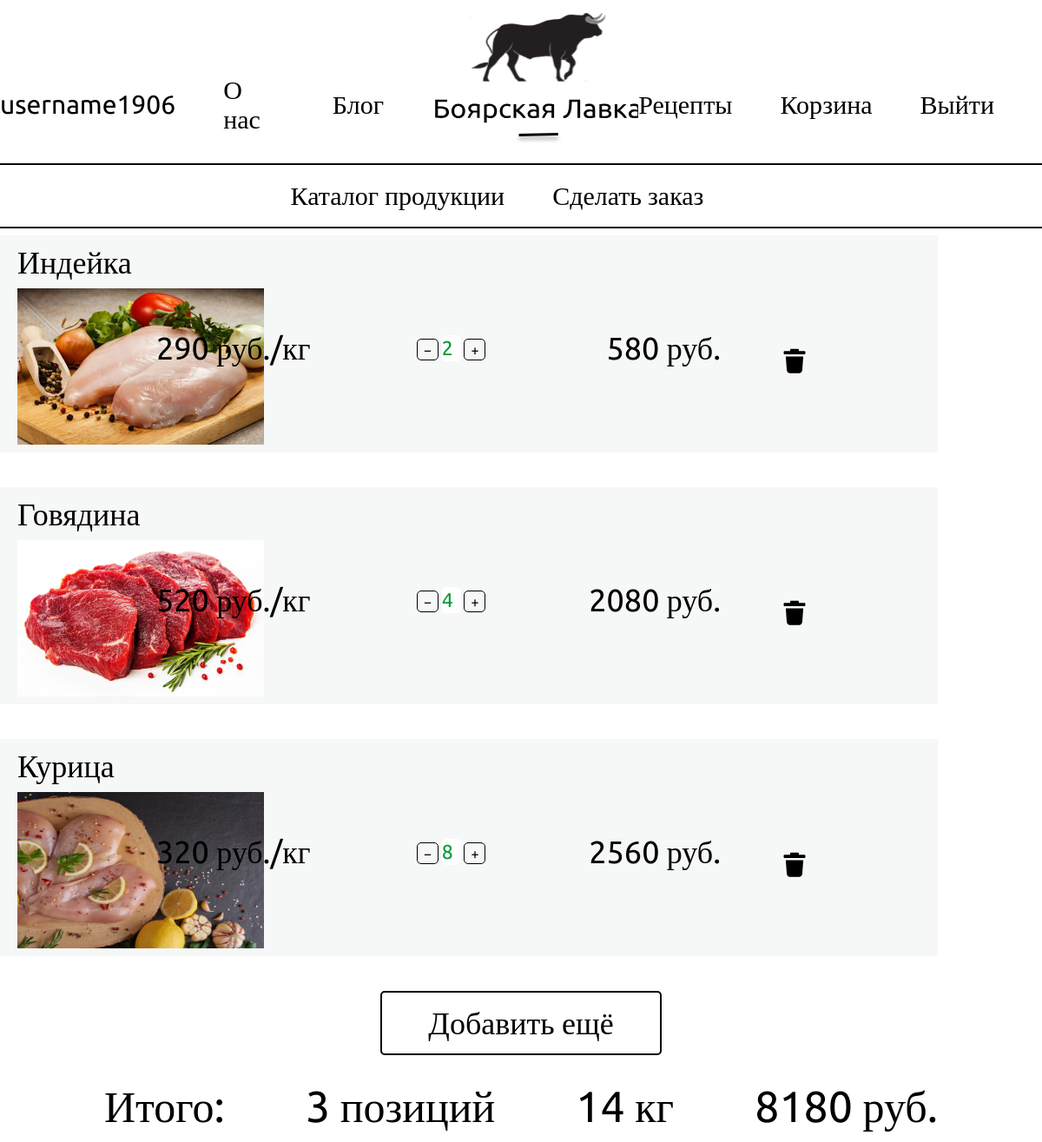
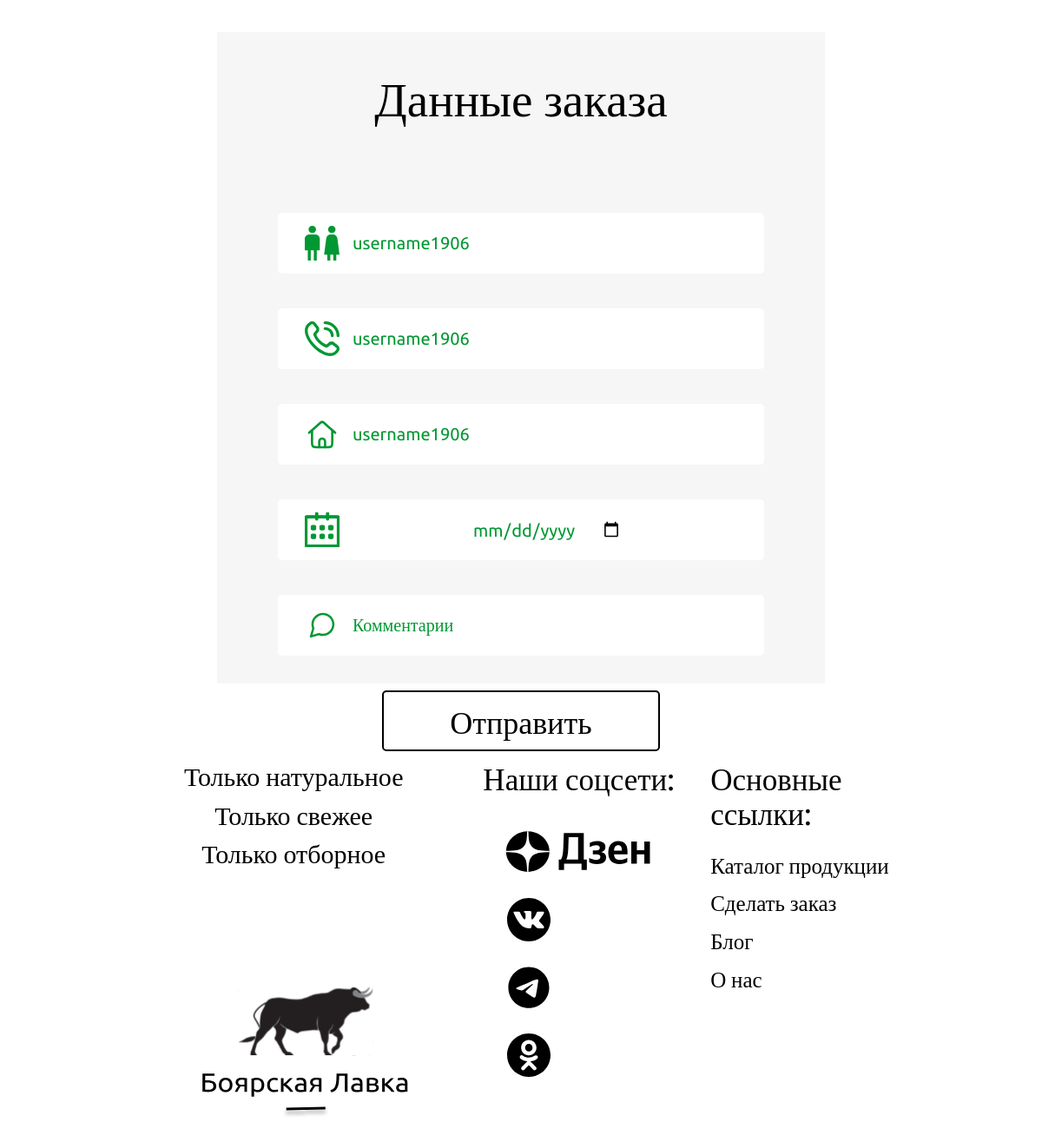
Screenshot of /order_create (signed in) with the database file from the repository (2 pictures, top to bottom).
### butcher_shop_app/models.py (models this page shows)
class GoodsInShoppingCart(models.Model):
    user = models.ForeignKey(User, on_delete=models.CASCADE)
    product = models.ForeignKey(Product, on_delete=models.CASCADE)
    count = models.PositiveIntegerField(default=0, null=True)
    def cost(self):
        return self.product.cost
    def total_cost(self):
        if self.count:
            return self.product.cost * self.count
        return None

class Product(models.Model):
    name = models.CharField(max_length=200)
    cost = models.PositiveIntegerField()
    category_name = models.ManyToManyField(ProductCategories, default="Вне категорий")
    preview = RichTextField(default="Без описания", max_length=500)
    description = RichTextField(default="Без описания")
    image = models.ImageField(upload_to='img', default="img/1.png")
    def __str__(self):
        return self.name

class UserAdditionalInfo(models.Model):
    user = models.OneToOneField(User, on_delete=models.CASCADE, primary_key=True)
    phone_number = models.CharField(max_length=12, default="")
    address = models.CharField(max_length=250, default="")

### butcher_shop_app/views.py (the view, shortened to what this page needs)
# urls.py: path("order_create", order_create_view, name="order_create"),
def order_create_view(request):
    context = {}
    context.update(get_cart_sum_count_kgs(request))
    form = init_order_form(request)
    if context["product_count"]:
        context["form"] = form
    else:
        context["add_product_in_cart"] = "Для заказа, добавьте товары в корзину, пожалуйста"
    context.update(cart_logic(request))
    return render(request, "butcher_shop_app/order_create.html", context)

### butcher_shop_app/forms.py
class OrderForm(forms.ModelForm):
    name = forms.CharField(widget=forms.TextInput(
        attrs={'class': 'login_input reg_name_input', 'placeholder': 'Имя получателя'}))
    phone_number = forms.CharField(widget=forms.TextInput(
        attrs={'class': 'login_input reg_phone_input', 'placeholder': 'Введите телефон для связи'}))
    address = forms.CharField(required=False, max_length=250, widget=forms.TextInput(
        attrs={"class": "login_input address_input", "placeholder": "Адресс доставки"}))
    delivery_date = forms.DateTimeField(label="Дата доставки", widget=MyDateInput(
        attrs={"class": "login_input order_data_input", }))
    comment = forms.CharField(max_length=250, widget=forms.TextInput(
        attrs={"class": "login_input order_comment_input", "placeholder": "Комментарии"}))
    class Meta:
        model = Order
        fields = ("phone_number", "address", "delivery_date", "comment")

### butcher_shop_app/views.py (called while the page is built, shortened)
def cart_logic(request):
    context = {}
    if request.method == "POST":
        form_type = request.POST.get("form_type")
        if form_type == 'del_good':
            del_good(request)
    if request.user.is_authenticated:
        user_cart = GoodsInShoppingCart.objects.filter(user=request.user)
        context["cart"] = user_cart
        context["count_goods_in_cart"] = len(user_cart)
    else:
        shopping_cart_eq = request.session.get('shopping_cart', [])
        count_goods_in_cart = len(shopping_cart_eq)
        context["cart"] = shopping_cart_eq
        context["count_goods_in_cart"] = count_goods_in_cart
    context.update(get_cart_sum_count_kgs(request))
    return context

def get_cart_sum_count_kgs(request):
    cart_info = {}
    products_count_kg = 0
    total_cost = 0
    count = 0
    if request.user.is_authenticated:
        cart = GoodsInShoppingCart.objects.filter(user=request.user)
        for product in cart:
            count += 1
            products_count_kg += product.count
            total_cost += products_count_kg * product.product.cost
    cart_info["products_count_kg"] = products_count_kg
    cart_info["total_cost"] = total_cost
    cart_info["product_count"] = count
    return cart_info

### butcher_shop_app/templates/butcher_shop_app/order_create.html (shortened to what this page needs)
{% extends 'butcher_shop_app/base.html' %}
{% block content %}
{% if order_send_status %}
<h1>Заказ успешно отправлен, когда мы его получим, мы свяжемся с вами</h1>
<a class="standart__button" href="{% url 'index' %}">Главная страница</a>
{%else %}
{% include "butcher_shop_app/cart_base.html" %}
{% if add_product_in_cart%}
{% else %}
<div class="reg_div order_div">
    <div class="login_header">Данные заказа</div>
    <form method="post">
        <div class="base_input login_input">
            {{form.name}}
        </div>
        <div class="base_input login_input">
            {{form.phone_number}}
        </div>
        <div class="base_input login_input">
            {{form.address}}
        </div>
        <div class="base_input login_input">
            {{form.delivery_date}}
        </div>
        <div class="base_input login_input">
            {{form.comment}}
        </div>
        <button type="submit" class="standart__button">
            Отправить
        </button>
    </form>
</div>
{% endif %}
{% endif %}
{% endblock %}

### butcher_shop_app/templates/butcher_shop_app/base.html (shortened to what this page needs)
<!DOCTYPE html>
<html>
<head>
    {% load static %}
    <link href="{% static 'butcher_shop_app/css/style.css' %}" rel="stylesheet" type="text/css"/>
    <link href="{% static 'butcher_shop_app/css/normalize.min.css' %}" rel="stylesheet" type="text/css"/>
</head>
<header>
    <nav class="header__nav">
        {% if request.user.is_authenticated == False %}
        <a href="{% url 'registrations' %}">Регистрация</a>
        {% else %}
        <a href="{% url 'lk' %}">{{request.user}}</a>
        {% endif %}
        <a href="#">О нас</a>
        <a href="{% url 'blog_list' %}">Блог</a>
        <a class="logo" href="{% url 'index' %}"></a>
        <a href="{% url 'receipts' %}">Рецепты</a>
        <a href="{% url 'shopping_cart' %}">Корзина</a>
        {% if request.user.is_authenticated == False %}
        <a href="{% url 'login'%}">Войти</a>
        {% else %}
        <a href="{% url 'logout'%}">Выйти</a>
        {% endif %}
    </nav>
    <hr class="header__line"/>
    <nav class="header__nav">
        <a class="second__nav__a" href="{% url 'product_list' %}">Каталог продукции</a>
        <a class="second__nav__a" href="{% url 'order_create' %}">Сделать заказ</a>
    </nav>
    <hr class="header__line"/>
</header>
<body>
{% block content %}
{%endblock%}
</body>
<footer>
  <div class="logo_block">
    <div class="logo__links">
      <p>Только натуральное</p>
      <p>Только свежее</p>
      <p>Только отборное</p>
    </div>
    <div class="footer__logo"></div>
  </div>
  <div class="soc_block">
    <div class="soc__header">Наши соцсети:</div>
    <div class="dzen"></div>
    <div class="vk"></div>
    <div class="telega"></div>
    <div class="ok"></div>
  </div>
  <div class="link_block">
    <div class="link__header">Основные ссылки:</div>
    <a class="link_block__link" href="{% url 'product_list' %}">Каталог продукции</a>
    <a class="link_block__link" href="{% url 'order_create' %}">Сделать заказ</a>
    <a class="link_block__link" href="{% url 'blog_list' %}">Блог</a>
    <a class="link_block__link">О нас</a>
  </div>
</footer>
</html>

### butcher_shop_app/templates/butcher_shop_app/cart_base.html (shortened to what this page needs)
{% load static %}
<div class="shopping_cart">
    {% for product in cart %}
    <div class="product__card blog_cart cart_card">
        <div class="image_title_block">
            <span class="product__card__title shopping_cart_title">{{product.product}}</span>
            <img class="product__card__img shopping_cart_img" src="{{product.product.image.url}}">
        </div>
        <div class="shopping_cart_centr_info">
            <div class="flex_container">
                <p class="product__card__cost shopping_cart_cost"><span
                        id="product_cost{{product.id}}">{{product.cost}}</span> руб./кг</p>
                <div class="shopping_cart_count_div">
                    <button class="product__card_change_btn shopping_cart_cange_btn" name="-"
                            id="change_btn_minus{{product.id}}">&#8722;
                    </button>
                    <form method="post" style="display: inline;">
                        <input class="product__card__count__input shopping_cart_input" id="input_{{product.id}}"
                               name="count"
                               type="number" min="1"
                               value="{{product.count}}">
                    </form>
                    <button class="product__card_change_btn shopping_cart_cange_btn" id="change_btn_plus{{product.id}}"
                            name="+">
                        &#43;
                    </button>
                </div>
                <p class="cart_sum"><span id="cart_sum{{product.id}}">{{product.total_cost}}</span> руб.</p>
                <form method="post">
                    <input class="trash_icon" type="image" src="{% static 'butcher_shop_app/img/trash.svg' %}"
                           alt="Submit">
                </form>
            </div>
        </div>
    </div>
</div>
{% endfor %}
<a href="{% url 'product_list' %}" class="standart__button">
    Добавить ещё
</a>
<div class="cart_summary">
    <span class="total_p">Итого:</span>
    <span class="cart_summury_count">{{product_count}} позиций</span>
    <span class="cart_summury_kgs">{{products_count_kg}} кг</span>
    <span class="cart_summury_rub">{{total_cost}} руб.</span>
</div>

### rows the page displays
GoodsInShoppingCart: product "Индейка", product.image (picture), cost "290", count "2", total_cost "580"
GoodsInShoppingCart: product "Говядина", product.image (picture), cost "520", count "4", total_cost "2080"
GoodsInShoppingCart: product "Курица", product.image (picture), cost "320", count "8", total_cost "2560"
UserAdditionalInfo: phone_number "username1906", address "username1906"

### other values shown
{{ request.user }} "username1906"
{{ product_count }} "3"
{{ products_count_kg }} "14"
{{ total_cost }} "8180"
